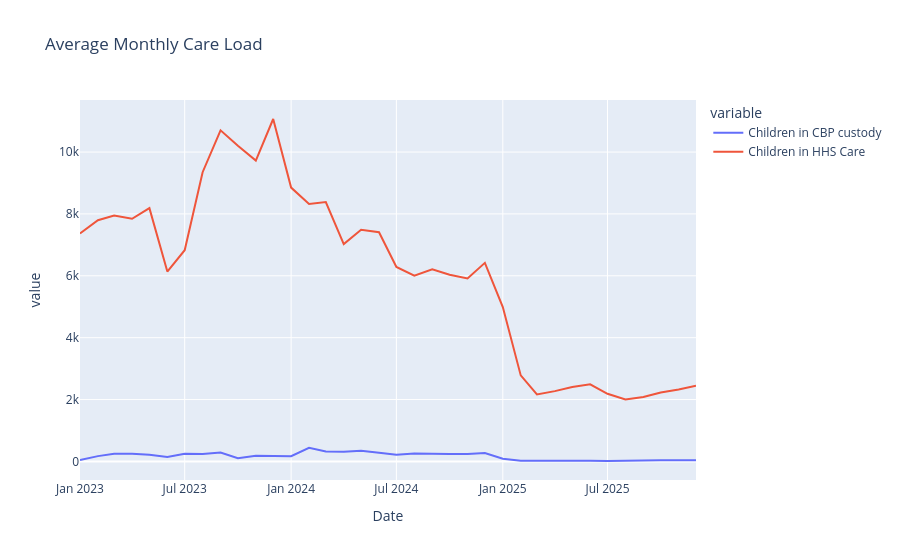

The notebook cell this image was saved under:
### Code cell
monthly = (
    df.set_index("Date")[count_cols]
      .resample("MS")
      .mean()
      .reset_index()
)

fig = px.line(
    monthly,
    x="Date",
    y=[
        "Children in CBP custody",
        "Children in HHS Care"
    ],
    title="Average Monthly Care Load"
)

fig.show()
